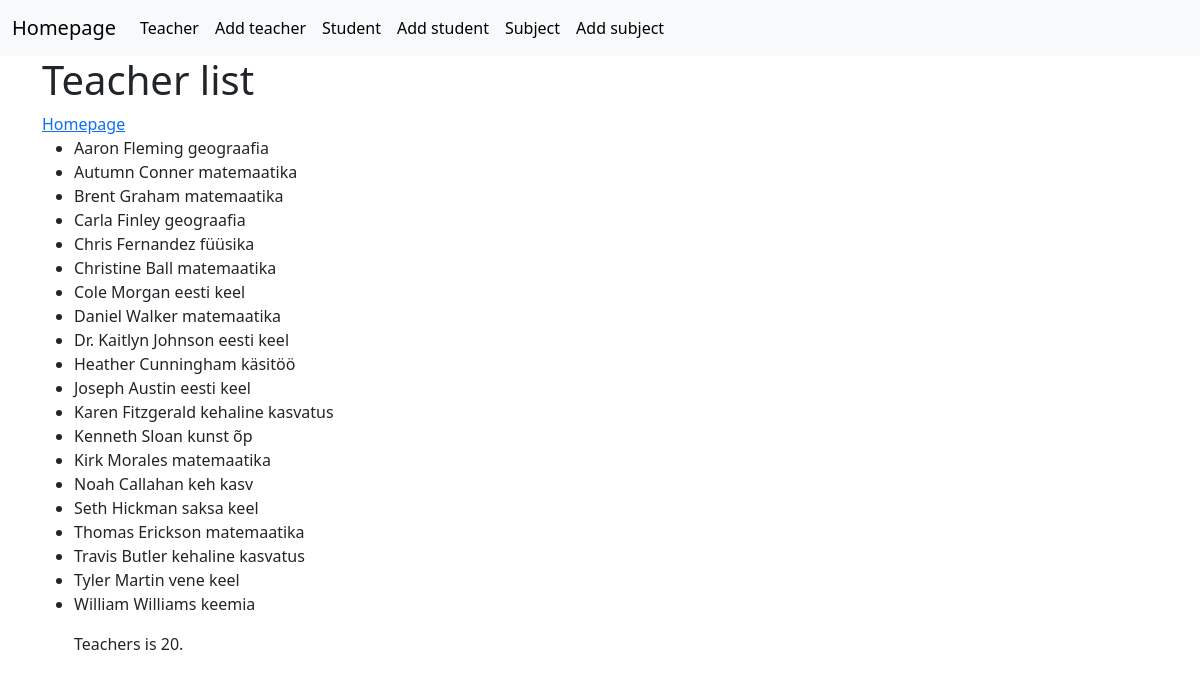
/first_app/teacher_list/, run on an earlier commit of the app's database.
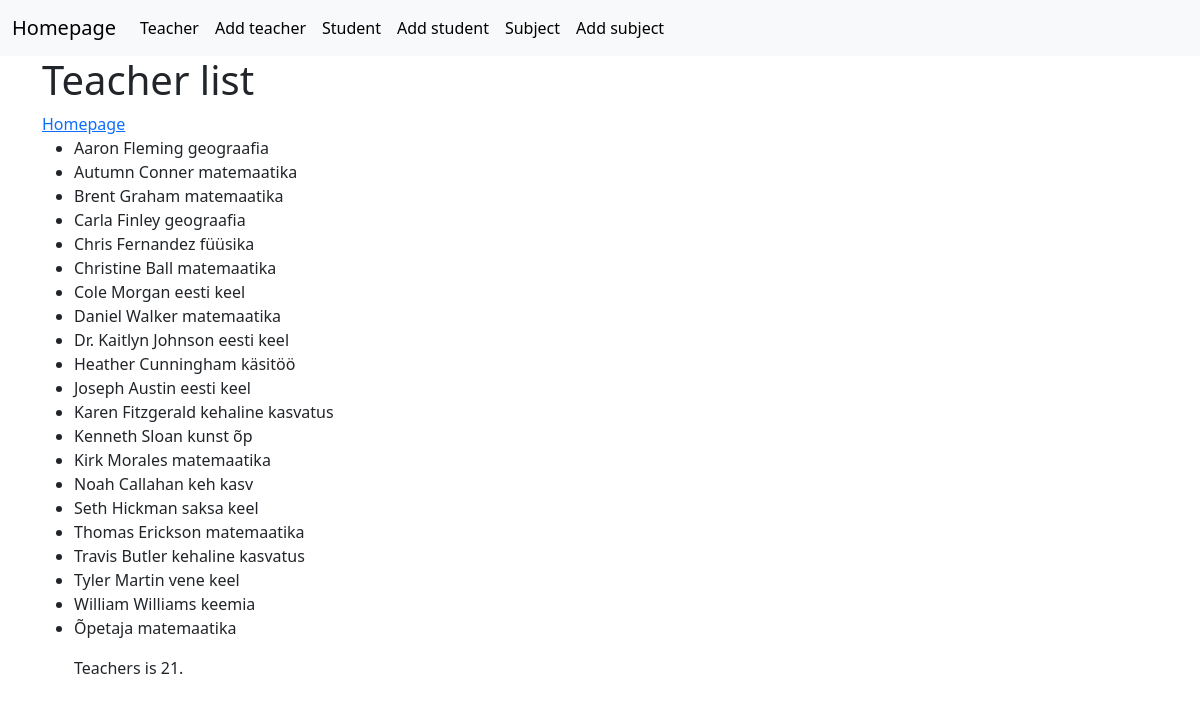
And on a later commit of the database.
### first_app/models.py (models this page shows)
class Teacher(models.Model):
    name = models.CharField(max_length=100)
    subject = models.CharField(max_length=20)

### first_app/views.py (the view)
# urls.py: path('teacher_list/', views.TeacherListView.as_view(), name='teacher_list'),
class TeacherListView(ListView):
    model = Teacher
    queryset = Teacher.objects.order_by('name')

### first_app/templates/first_app/teacher_list.html (shortened to what this page needs)
{% extends 'base.html' %}
{% block content %}
    <h1>Teacher list</h1>
    <a href="{% url 'first_app:home' %}">Homepage</a>
     <ul>
        {% for teacher in object_list %}
            <li>
                {{ teacher.name }}
                {{ teacher.subject }}
            </li>
        {% endfor %}
         Teachers is {{ object_list|length }}.
    </ul>
{% endblock %}

What changed in the data, as far as the page shows it:
added Teacher: name "Õpetaja", subject "matemaatika"
Also different on the page:
{{ object_list|length }}: "20" → "21"
